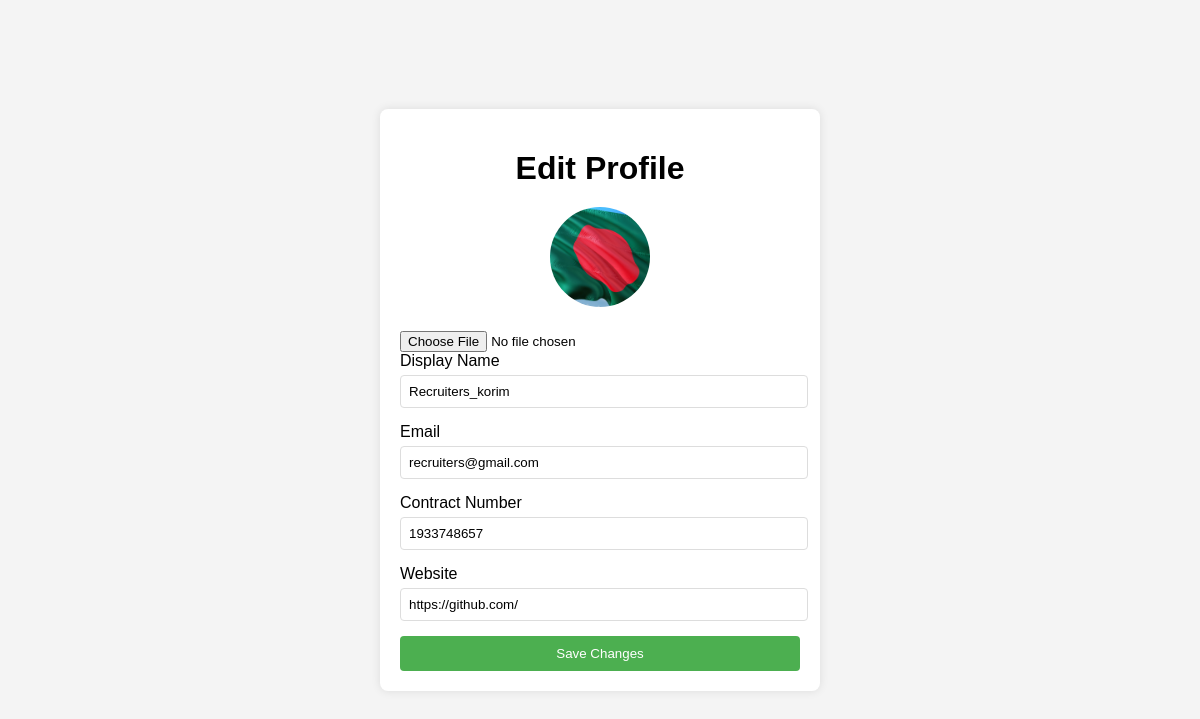
/editeProfile (signed in), run on the app's committed database.
### app/models.py (models this page shows, shortened)
class CustomUserModel(AbstractUser):
    TYPE=[
        ("recruiters","Recruiters"),
        ("jobseekers","Jobseekers")
    ]
    UserType=models.CharField(choices=TYPE,max_length=10,null=True)
    DisplyName=models.CharField(max_length=100,null=True)
    Bio=models.TextField(max_length=300,null=True)
    ContractNumber=models.PositiveIntegerField(null=True)
    WebLink=models.URLField(null=True)
    Photo=models.ImageField(upload_to="static/Midea/UserPhoto",null=True)

### project/views.py (the view, shortened to what this page needs)
# urls.py: path('editeProfile',editeProfile,name="editeProfile"),
@login_required
def editeProfile(req):
    current_user=req.user
    if current_user.UserType == "recruiters":
        if req.method == "POST":
            user_id=req.POST.get("user_id")
            DisplyName=req.POST.get("DisplyName")
            Email=req.POST.get("Email")
            contractnumber=req.POST.get("contractnumber")
            website=req.POST.get("website")
            current_user.DisplyName = DisplyName
            current_user.email = Email
            current_user.ContractNumber = contractnumber
            current_user.WebLink = website
            if req.FILES.get("profile_pic"):
                current_user.Photo = req.FILES.get("profile_pic")
            current_user.save()
            return redirect("userProfile")
    return render(req,"users/editeProfile.html")

### template/users/editeProfile.html (shortened to what this page needs)
<!DOCTYPE html>
<html lang="en">
<head>
    <link rel="stylesheet" href="/static/editeProfile.css">
</head>
<body>
    <div class="profile-container">
        <h1>Edit Profile</h1>
        <div class="profile-pic-container">
            <img id="profile-pic-preview" src="/{{ user.Photo }}" alt="Current Profile Picture" height="100" >
        </div>
        {% if user.UserType == "recruiters" %}
        <form method="POST" enctype="multipart/form-data">
            <input type="file" id="profile-pic" name="profile_pic">
                <div class="form-group">
                    <label for="username">Display Name</label>
                    <input type="text" id="username" name="DisplyName" value="{{user.DisplyName}}">
                </div>
                <div class="form-group">
                    <label for="email">Email</label>
                    <input type="email" id="email" name="Email" value="{{user.email}}">
                </div>
                <div class="form-group">
                    <label for="location">Contract Number</label>
                    <input type="text" id="location" name="contractnumber" value="{{ user.ContractNumber }}">
                </div>
                <div class="form-group">
                    <label for="website">Website</label>
                    <input type="url" id="website" name="website" value="{{ user.WebLink }}">
                </div>
                <button type="submit" class="save-button">Save Changes</button>
        </form>
            {% endif %}
    </div>
</body>
</html>

### static/editeProfile.css (style rules this page uses)
body { font-family: Arial, sans-serif; background-color: #f4f4f4; margin: 0; padding: 0; display: flex; justify-content: center; align-items: center; height: 100vh; }
.profile-container { background-color: #fff; padding: 20px; border-radius: 8px; box-shadow: 0 0 10px rgba(0, 0, 0, 0.1); width: 400px; }
h1 { text-align: center; margin-bottom: 20px; }
.profile-pic-container { text-align: center; margin-bottom: 20px; }
#profile-pic-preview { border-radius: 50%; height: 100px; width: 100px; object-fit: cover; }
form { display: flex; flex-direction: column; }
.form-group { margin-bottom: 15px; }
.form-group label { display: block; margin-bottom: 5px; }
.form-group input, .form-group select { width: calc(100% - 10px); padding: 8px; border: 1px solid #ddd; border-radius: 4px; }
input[type="file"] { padding: 0; }
button.save-button { background-color: #4CAF50; color: white; padding: 10px; border: none; border-radius: 4px; cursor: pointer; text-align: center; }

### data on the page
CustomUserModel: Photo (picture), DisplyName "Recruiters_korim", Email "recruiters@gmail.com", contractnumber "1933748657", website "https://github.com/"
